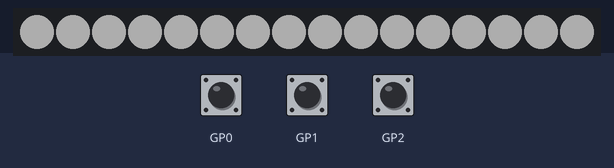
Recording of a program running on a simulated Raspberry Pi Pico running CircuitPython. On the bench: 16 RGB LEDs in strip order, left to right. The test bench sets the inputs (shaded band); at power-on: GP0 HIGH, GP1 HIGH, GP2 HIGH. Dim RGB values are drawn brighter than linear.

Above: at 1.2 s.
1.3 s: GP0 pulled LOW for 0.15 s
At 2.1 s:
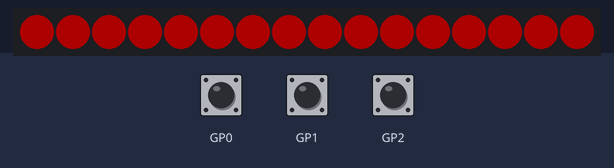
2.9 s: GP0 pulled LOW for 1 s
At 3.3 s:
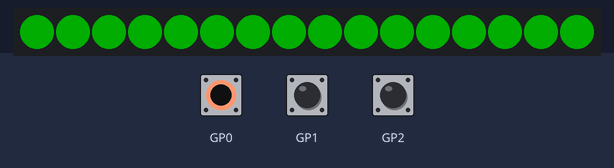
5.4 s: GP0 pulled LOW for 0.15 s
At 6.4 s:
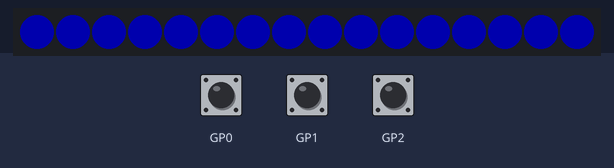
7.0 s: GP0 pulled LOW for 3.2 s
At 7.6 s:
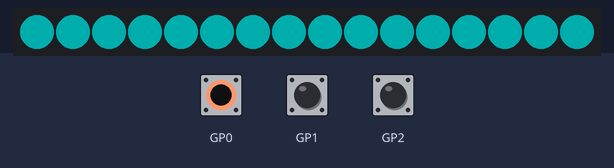
11.7 s: GP0 pulled LOW for 0.15 s
At 12.4 s:
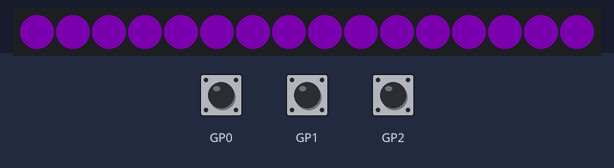
13.3 s: GP0 pulled LOW for 1 s
At 13.6 s:
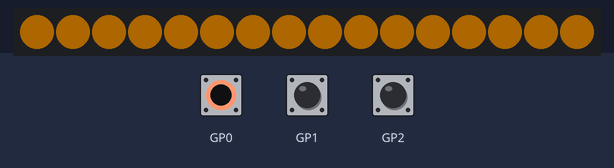
Timing chart, 0 to 16.3 s (numbered marks = the images above; inputs shaded):
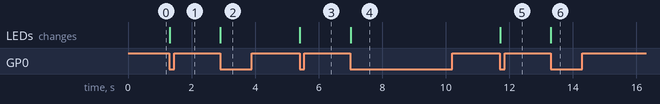

Measured:
- after the input at 1.3 s, the LEDs: change at once (image 1)
- after the input at 2.9 s, the LEDs: change at once (image 2)
- after the input at 5.4 s, the LEDs: change at once (image 3)
- after the input at 7.0 s, the LEDs: change at once (image 4)
- after the input at 11.7 s, the LEDs: change at once (image 5)
- after the input at 13.3 s, the LEDs: change at once (image 6)

The program:

code.py
```python
import rp2040_stamp_photolight_board as board
from adafruit_debouncer import Debouncer
import digitalio
import neopixel

#from adafruit_led_animation.animation.blink import Blink
#from adafruit_led_animation.animation.sparklepulse import SparklePulse
#from adafruit_led_animation.animation.comet import Comet
#from adafruit_led_animation.animation.chase import Chase
#from adafruit_led_animation.animation.pulse import Pulse
#from adafruit_led_animation.animation.sparkle import Sparkle
#from adafruit_led_animation.animation.rainbowchase import RainbowChase
#from adafruit_led_animation.animation.rainbowsparkle import RainbowSparkle
#from adafruit_led_animation.animation.rainbowcomet import RainbowComet
from adafruit_led_animation.animation.solid import Solid
#from adafruit_led_animation.animation.colorcycle import ColorCycle
from adafruit_led_animation.animation.rainbow import Rainbow
#from adafruit_led_animation.animation.customcolorchase import CustomColorChase
from adafruit_led_animation.sequence import AnimationSequence
from adafruit_led_animation.color import (
    WHITE,
    RED,
    GREEN,
    BLUE,
    CYAN,
    PURPLE,
    YELLOW,
)

pixels = neopixel.NeoPixel(board.NEOPIXEL, 16, brightness=0.2, auto_write=False)

animations = AnimationSequence(
    Solid(pixels, color=WHITE),
    Solid(pixels, color=RED),
    Solid(pixels, color=GREEN),
    Solid(pixels, color=BLUE),
    Solid(pixels, color=CYAN),
    Solid(pixels, color=PURPLE),
    Solid(pixels, color=YELLOW),
    Rainbow(pixels, speed=0.1, period=5),
)

io_left = digitalio.DigitalInOut(board.SW_LEFT)
io_left.switch_to_input(pull=digitalio.Pull.UP)
left = Debouncer(io_left)

io_right = digitalio.DigitalInOut(board.SW_RIGHT)
io_right.switch_to_input(pull=digitalio.Pull.UP)
right = Debouncer(io_right)

io_center = digitalio.DigitalInOut(board.SW_CENTER)
io_center.switch_to_input(pull=digitalio.Pull.UP)
center = Debouncer(io_center)

while True:
    left.update()
    right.update()
    center.update()

    animations.animate()

    if left.fell:
        idx = animations._current - 1
        animations.activate(idx % len(animations._members))
    elif right.fell:
        animations.next()
    elif center.fell:
        b = pixels.brightness + 0.2
        if b > 1.0:
            b = 0.2
        pixels.brightness = b
```

rp2040_stamp_photolight_board.py
```python
import board
import busio

_I2C = None

SW_RIGHT = board.GP0
SW_LEFT = board.GP1
SW_CENTER = board.GP2

SDA = board.GP10
SCL = board.GP11

NEOPIXEL = board.GP29


def I2C():
    global _I2C

    if not _I2C:
        _I2C = busio.I2C(SCL, SDA)

    return _I2C
```
